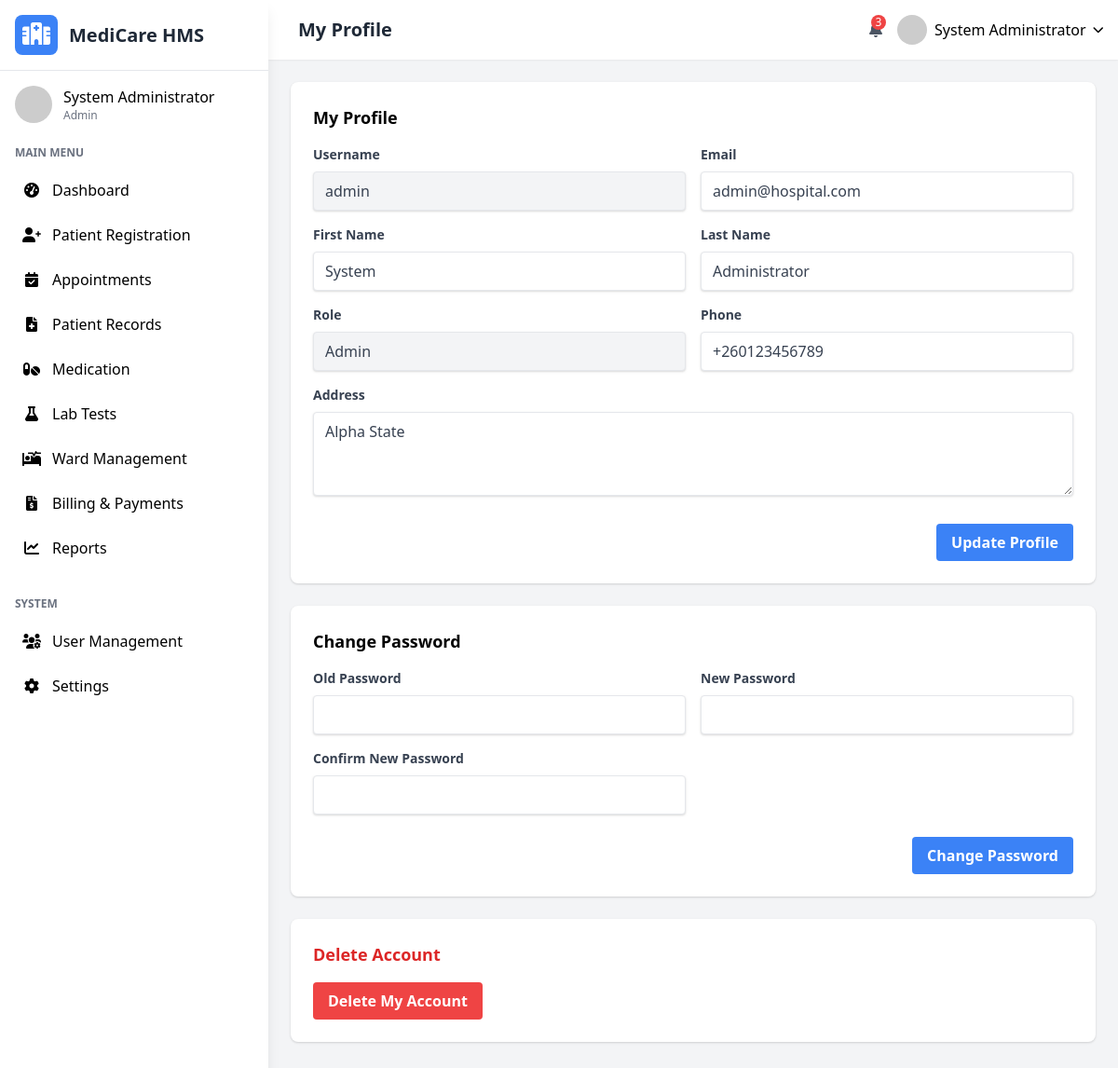
The app's page /profile.php (signed in) with its own data.
### tables this page shows
CREATE TABLE `users` (
  `user_id` int(11) NOT NULL,
  `username` varchar(50) NOT NULL,
  `password_hash` varchar(255) NOT NULL,
  `email` varchar(100) NOT NULL,
  `first_name` varchar(50) NOT NULL,
  `last_name` varchar(50) NOT NULL,
  `role` enum('admin','doctor','nurse','receptionist','lab_technician','pharmacist') NOT NULL,
  `specialization` varchar(100) DEFAULT NULL,
  `phone` varchar(20) DEFAULT NULL,
  `address` text DEFAULT NULL,
  `hire_date` date DEFAULT NULL,
  `status` enum('active','inactive','on_leave') DEFAULT 'active',
  `created_at` timestamp NOT NULL DEFAULT current_timestamp(),
  `updated_at` timestamp NOT NULL DEFAULT current_timestamp() ON UPDATE current_timestamp()
);

### profile.php (the view, shortened to what this page needs)
<?php
$page_title = "My Profile";
require_once 'includes/header.php';
$current_user_id = $_SESSION['user_id'] ?? null;
$stmt = $conn->prepare("SELECT * FROM users WHERE user_id = ?");
$stmt->bind_param("i", $current_user_id);
$stmt->execute();
$result = $stmt->get_result();
$user_data = $result->fetch_assoc();
?>
<div class="bg-white rounded-lg shadow p-6 mb-6">
    <h3 class="font-semibold text-lg mb-4">My Profile</h3>
    <form method="POST" action="">
        <div class="grid grid-cols-1 md:grid-cols-2 gap-4">
            <div>
                <label class="block text-gray-700 text-sm font-bold mb-2" for="username">Username</label>
                <input class="shadow appearance-none border rounded w-full py-2 px-3 text-gray-700 bg-gray-100"
                    id="username" name="username" type="text" value="<?php echo htmlspecialchars($user_data['username']); ?>" readonly>
            </div>
            <div>
                <label class="block text-gray-700 text-sm font-bold mb-2" for="email">Email</label>
                <input class="shadow appearance-none border rounded w-full py-2 px-3 text-gray-700"
                    id="email" name="email" type="email" value="<?php echo htmlspecialchars($user_data['email']); ?>" required>
            </div>
            <div>
                <label class="block text-gray-700 text-sm font-bold mb-2" for="first_name">First Name</label>
                <input class="shadow appearance-none border rounded w-full py-2 px-3 text-gray-700"
                    id="first_name" name="first_name" type="text" value="<?php echo htmlspecialchars($user_data['first_name']); ?>" required>
            </div>
            <div>
                <label class="block text-gray-700 text-sm font-bold mb-2" for="last_name">Last Name</label>
                <input class="shadow appearance-none border rounded w-full py-2 px-3 text-gray-700"
                    id="last_name" name="last_name" type="text" value="<?php echo htmlspecialchars($user_data['last_name']); ?>" required>
            </div>
            <div>
                <label class="block text-gray-700 text-sm font-bold mb-2" for="role">Role</label>
                <input class="shadow appearance-none border rounded w-full py-2 px-3 text-gray-700 bg-gray-100"
                    id="role" name="role" type="text" value="<?php echo ucfirst($user_data['role']); ?>" readonly>
            </div>
            <div>
                <label class="block text-gray-700 text-sm font-bold mb-2" for="phone">Phone</label>
                <input class="shadow appearance-none border rounded w-full py-2 px-3 text-gray-700"
                    id="phone" name="phone" type="tel" value="<?php echo htmlspecialchars($user_data['phone']); ?>">
            </div>
            <div class="md:col-span-2">
                <label class="block text-gray-700 text-sm font-bold mb-2" for="address">Address</label>
                <textarea class="shadow appearance-none border rounded w-full py-2 px-3 text-gray-700"
                    id="address" name="address" rows="3"><?php echo htmlspecialchars($user_data['address']); ?></textarea>
            </div>
        </div>
        <div class="mt-6 flex justify-end space-x-4">
            <button type="submit" name="update_profile" class="bg-blue-500 hover:bg-blue-600 text-white font-bold py-2 px-4 rounded focus:outline-none focus:shadow-outline">
                Update Profile
            </button>
        </div>
    </form>
</div>
<div class="bg-white rounded-lg shadow p-6 mb-6">
    <h3 class="font-semibold text-lg mb-4">Change Password</h3>
    <form method="POST" action="">
        <div class="grid grid-cols-1 md:grid-cols-2 gap-4">
            <div>
                <label class="block text-gray-700 text-sm font-bold mb-2" for="old_password">Old Password</label>
                <input class="shadow appearance-none border rounded w-full py-2 px-3 text-gray-700"
                    id="old_password" name="old_password" type="password" required>
            </div>
            <div>
                <label class="block text-gray-700 text-sm font-bold mb-2" for="new_password">New Password</label>
                <input class="shadow appearance-none border rounded w-full py-2 px-3 text-gray-700"
                    id="new_password" name="new_password" type="password" required>
            </div>
            <div>
                <label class="block text-gray-700 text-sm font-bold mb-2" for="confirm_password">Confirm New Password</label>
                <input class="shadow appearance-none border rounded w-full py-2 px-3 text-gray-700"
                    id="confirm_password" name="confirm_password" type="password" required>
            </div>
        </div>
        <div class="mt-6 flex justify-end space-x-4">
            <button type="submit" name="change_password" class="bg-blue-500 hover:bg-blue-600 text-white font-bold py-2 px-4 rounded focus:outline-none focus:shadow-outline">
                Change Password
            </button>
        </div>
    </form>
</div>
<div class="bg-white rounded-lg shadow p-6 mb-6">
    <h3 class="font-semibold text-lg mb-4 text-red-600">Delete Account</h3>
    <form method="POST" action="" onsubmit="return confirm('Are you sure you want to delete your account? This action cannot be undone.');">
        <button type="submit" name="delete_account" class="bg-red-500 hover:bg-red-600 text-white font-bold py-2 px-4 rounded focus:outline-none focus:shadow-outline">
            Delete My Account
        </button>
    </form>
</div>
<?php require_once 'includes/footer.php'; ?>

### includes/header.php (shortened to what this page needs)
<?php
require_once 'config.php';
$user_id = $_SESSION['user_id'];
$user_query = $conn->prepare("SELECT * FROM users WHERE user_id = ?");
$user_query->bind_param("i", $user_id);
$user_query->execute();
$user_result = $user_query->get_result();
$user = $user_result->fetch_assoc();
?>
<!DOCTYPE html>
<html lang="en">
<head>
    <link href="https://cdn.jsdelivr.net/npm/tailwindcss@2.2.19/dist/tailwind.min.css" rel="stylesheet">
    <link rel="stylesheet" href="https://cdnjs.cloudflare.com/ajax/libs/font-awesome/6.0.0-beta3/css/all.min.css">
</head>
<body class="bg-gray-100 font-sans">
    <div class="flex h-screen overflow-hidden">
        <?php include 'includes/sidebar.php'; ?>
        <div class="flex-1 overflow-y-auto main-content md:ml-64 lg:ml-72">
            <header class="bg-white shadow-sm p-4 flex justify-between items-center sticky top-0 z-10">
                <div class="flex items-center space-x-4">
                    <h2 class="text-xl font-semibold text-gray-800"><?php echo isset($page_title) ? $page_title : 'Dashboard'; ?></h2>
                </div>
                <div class="flex items-center space-x-4">
                    <div class="relative">
                        <button class="text-gray-600 focus:outline-none">
                            <i class="fas fa-bell"></i>
                            <span class="absolute -top-1 -right-1 bg-red-500 text-white text-xs rounded-full h-4 w-4 flex items-center justify-center">3</span>
                        </button>
                    </div>
                    <div class="relative">
                        <button id="userMenuButton" class="flex items-center space-x-2 focus:outline-none">
                            <img src="https://randomuser.me/api/portraits/lego/5.jpg" alt="User" class="w-8 h-8 rounded-full">
                            <span class="hidden md:inline"><?php echo htmlspecialchars($user['first_name'] . ' ' . $user['last_name']); ?></span>
                            <i class="fas fa-chevron-down text-xs"></i>
                        </button>
                    </div>
                </div>
            </header>
            <main class="p-6">

### includes/sidebar.php (shortened to what this page needs)
<div class="sidebar bg-white w-64 md:w-72 shadow-lg fixed h-full overflow-y-auto transform -translate-x-full md:translate-x-0 transition-transform duration-300 ease-in-out z-20">
    <div class="p-4 flex items-center justify-between border-b">
        <div class="flex items-center space-x-3">
            <div class="bg-blue-500 p-2 rounded-lg">
                <i class="fas fa-hospital text-white text-2xl"></i>
            </div>
            <h1 class="text-xl font-bold text-gray-800">MediCare HMS</h1>
        </div>
    </div>
    <div class="p-4">
        <div class="flex items-center space-x-3 mb-6">
            <img src="https://randomuser.me/api/portraits/lego/5.jpg" alt="User" class="w-10 h-10 rounded-full">
            <div>
                <p class="font-medium"><?php echo htmlspecialchars($user['first_name'] . ' ' . $user['last_name']); ?></p>
                <p class="text-xs text-gray-500"><?php echo ucfirst($user['role']); ?></p>
            </div>
        </div>
        <nav>
            <h3 class="text-xs uppercase text-gray-500 font-bold mb-3">Main Menu</h3>
            <ul class="space-y-2">
                <li>
                    <a href="index.php" class="flex items-center space-x-3 p-2 rounded-lg <?php echo basename($_SERVER['PHP_SELF']) == 'index.php' ? 'active-nav-item' : 'hover:bg-blue-50'; ?>">
                        <i class="fas fa-tachometer-alt w-5 text-center"></i>
                        <span>Dashboard</span>
                    </a>
                </li>
                <li>
                    <a href="patients.php" class="flex items-center space-x-3 p-2 rounded-lg <?php echo basename($_SERVER['PHP_SELF']) == 'patients.php' ? 'active-nav-item' : 'hover:bg-blue-50'; ?>">
                        <i class="fas fa-user-plus w-5 text-center"></i>
                        <span>Patient Registration</span>
                    </a>
                </li>
                <li>
                    <a href="appointments.php" class="flex items-center space-x-3 p-2 rounded-lg <?php echo basename($_SERVER['PHP_SELF']) == 'appointments.php' ? 'active-nav-item' : 'hover:bg-blue-50'; ?>">
                        <i class="fas fa-calendar-check w-5 text-center"></i>
                        <span>Appointments</span>
                    </a>
                </li>
                <li>
                    <a href="medical_records.php" class="flex items-center space-x-3 p-2 rounded-lg <?php echo basename($_SERVER['PHP_SELF']) == 'medical_records.php' ? 'active-nav-item' : 'hover:bg-blue-50'; ?>">
                        <i class="fas fa-file-medical w-5 text-center"></i>
                        <span>Patient Records</span>
                    </a>
                </li>
                <li>
                    <a href="inventory.php" class="flex items-center space-x-3 p-2 rounded-lg <?php echo basename($_SERVER['PHP_SELF']) == 'inventory.php' ? 'active-nav-item' : 'hover:bg-blue-50'; ?>">
                        <i class="fas fa-pills w-5 text-center"></i>
                        <span>Medication</span>
                    </a>
                </li>
                <li>
                    <a href="lab_tests.php" class="flex items-center space-x-3 p-2 rounded-lg <?php echo basename($_SERVER['PHP_SELF']) == 'lab_tests.php' ? 'active-nav-item' : 'hover:bg-blue-50'; ?>">
                        <i class="fas fa-flask w-5 text-center"></i>
                        <span>Lab Tests</span>
                    </a>
                </li>
                <li>
                    <a href="wards.php" class="flex items-center space-x-3 p-2 rounded-lg <?php echo basename($_SERVER['PHP_SELF']) == 'wards.php' ? 'active-nav-item' : 'hover:bg-blue-50'; ?>">
                        <i class="fas fa-procedures w-5 text-center"></i>
                        <span>Ward Management</span>
                    </a>
                </li>
                <li>
                    <a href="billing.php" class="flex items-center space-x-3 p-2 rounded-lg <?php echo basename($_SERVER['PHP_SELF']) == 'billing.php' ? 'active-nav-item' : 'hover:bg-blue-50'; ?>">
                        <i class="fas fa-file-invoice-dollar w-5 text-center"></i>
                        <span>Billing & Payments</span>
                    </a>
                </li>
                <li>
                    <a href="reports.php" class="flex items-center space-x-3 p-2 rounded-lg <?php echo basename($_SERVER['PHP_SELF']) == 'reports.php' ? 'active-nav-item' : 'hover:bg-blue-50'; ?>">
                        <i class="fas fa-chart-line w-5 text-center"></i>
                        <span>Reports</span>
                    </a>
                </li>
            </ul>
            <h3 class="text-xs uppercase text-gray-500 font-bold mt-8 mb-3">System</h3>
            <ul class="space-y-2">
                <?php if ($user['role'] == 'admin'): ?>
                <li>
                    <a href="users.php" class="flex items-center space-x-3 p-2 rounded-lg <?php echo basename($_SERVER['PHP_SELF']) == 'users.php' ? 'active-nav-item' : 'hover:bg-blue-50'; ?>">
                        <i class="fas fa-users-cog w-5 text-center"></i>
                        <span>User Management</span>
                    </a>
                </li>
                <?php endif; ?>
                <li>
                    <a href="settings.php" class="flex items-center space-x-3 p-2 rounded-lg <?php echo basename($_SERVER['PHP_SELF']) == 'settings.php' ? 'active-nav-item' : 'hover:bg-blue-50'; ?>">
                        <i class="fas fa-cog w-5 text-center"></i>
                        <span>Settings</span>
                    </a>
                </li>
            </ul>
        </nav>
    </div>
</div>

### includes/header.php (style rules this page uses)
.sidebar { transition: all 0.3s; }

### records on screen
users: first_name+last_name "System Administrator", role "Admin", username "admin", email "admin@hospital.com", first_name "System", last_name "Administrator", phone "+260123456789", address "Alpha State"

### other values on screen
$page_title "My Profile"
